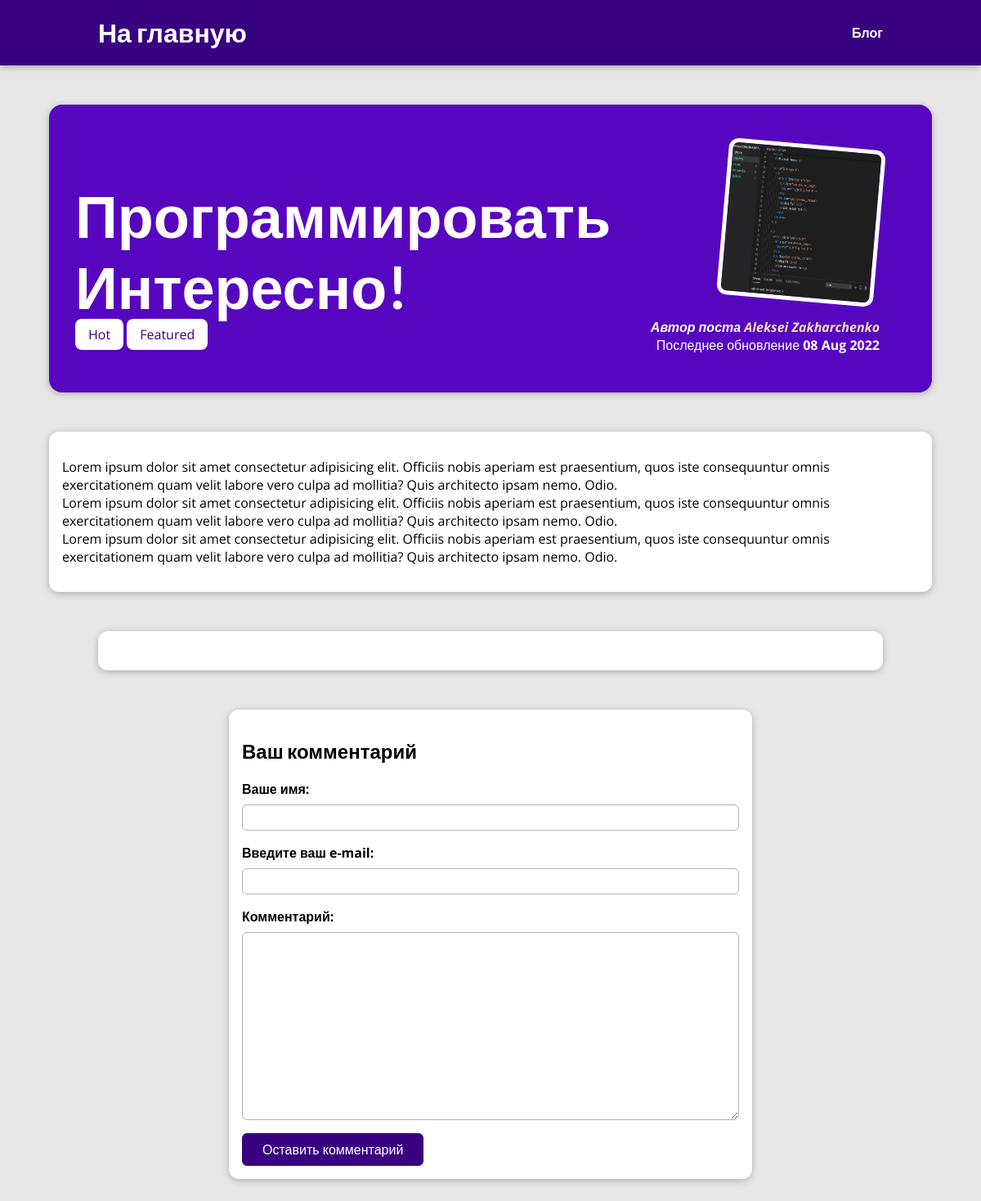
The page /blog/programmirovat-interesno on the database its author committed.
### blog/models.py (models this page shows, shortened)
class Post(models.Model):
    author = models.ForeignKey(Author,null=True, on_delete=models.SET_NULL, related_name="posts")
    tag = models.ManyToManyField(Tag)
    title = models.CharField(max_length=150)
    excerpt = models.CharField(max_length=300)
    image = models.ImageField(upload_to = 'images', null = True)
    date = models.DateField(auto_now=True)
    slug = models.SlugField(unique=True, db_index=True)
    content = models.TextField(validators=[MinLengthValidator(10)])

class Tag(models.Model):
    caption = models.CharField(max_length=20)

class Author(models.Model):
    first_name = models.CharField(max_length=30)
    last_name = models.CharField(max_length=50)
    e_mail = models.EmailField(max_length=50)
    def __str__(self):
        return f'{self.first_name} {self.last_name}'

### blog/views.py (the view, shortened to what this page needs)
# urls.py: path('blog/<slug:slug>', views.article.as_view(), name = "article")
class article(View):
    def get(self, request, slug):
        post = Post.objects.get(slug=slug)
        context = {
            'article' : post,
            'tags' : post.tag.all(),
            'comment' : CommentForm(),
            'comments' : post.comments.all()
        }
        return render(request, "blog/article.html", context )

### blog/forms.py
class CommentForm(forms.ModelForm):
    class Meta:
        model = Comment
        exclude = ['post']
        labels = {
        'name' : 'Ваше имя',
        'e_mail' : "Введите ваш e-mail",
        'comment' : 'Комментарий'
        }

### blog/templates/blog/article.html (shortened to what this page needs)
{% extends "base.html" %}
{% load static %}
{% block css %}
    <link rel="stylesheet" href=" {% static 'blog/post.css' %} ">
{% endblock  %}
{% block body %}
    <section id="summary">
        <h2> {{article.title|title}} </h2>
        {% for tag in tags %}
        <span class='tag'>{{tag.caption}}</span>
        {% endfor%}
        <article>
            <img src="{{ article.image.url }}" alt="{{article.title}}">
            <address>Автор поста <a href="mailto:{{article.author.email}}">{{article.author}}</a>    </address>
            <div>
                Последнее обновление <time>{{article.date|date:"d M Y"}} </time>
            </div>
        </article>
    </section>
    <main>
        <p>
            {{article.content|linebreaks}}
        </p>
    </main>
    <section id='comments'>
    </section>
    <section id = 'comment-form'>
        <h1>Ваш комментарий</h1>
        <form action="{% url "article" article.slug %}" method='POST'>
            {% for field in comment  %}
                <div class="form-control {% if field.errors %}invalid{% endif %}">
                        {{field.label_tag}}
                        {{field}}
                </div>
            {% endfor %}
            <button>Оставить комментарий</button>
           </form>
    </section>
{% endblock %}

### static/base.css (style rules this page uses)
* { box-sizing: border-box; }
html { font-family: 'Open Sans', 'Lato', sans-serif; }
body { margin: 0; }
h1, h2, h3 { font-family: 'Lato', sans-serif; font-weight: bold; }

### blog/static/blog/post.css (style rules this page uses)
body { background-color: #e7e7e7; }
#summary { margin: 8rem auto 3rem auto; padding: 2rem; width: 90%; border-radius: 16px; background-color: #5706c0; position: relative; box-shadow: 0 2px 8px rgba(0, 0, 0, 0.25); height: 22rem; }
#summary h2 { color: white; font-size: 4.5rem; margin-bottom: 0.25rem; }
#summary article { position: absolute; top: 2rem; right: 3rem; padding: 1rem 1rem; border-radius: 12px; text-align: right; color: white; }
#summary article img { width: 12rem; height: 12rem; border-radius: 12px; transform: rotateZ(5deg); border: 5px solid white; margin-bottom: 1rem; }
#summary address { font-weight: bold; }
#summary a { color: wheat; text-decoration: none; }
#summary time { font-weight: bold; }
main { width: 90%; max-width: 90rem; margin: 3rem auto; background-color: white; padding: 1rem; border-radius: 12px; box-shadow: 0 2px 8px rgba(0, 0, 0, 0.25); }
.tag { background-color: white; color: #390281; padding: 0.5rem 1rem; border-radius: 8px; }
#comment-form { margin: 3rem auto; border-radius: 12px; width: 90%; max-width: 40rem; background-color: white; box-shadow: 0 2px 8px rgba(0, 0, 0, 0.25); padding: 1rem; }
#comment-form button { font: inherit; background-color: #390281; color: white; border: 1px solid #390281; padding: 0.5rem 1.5rem; border-radius: 6px; cursor: pointer; }
.form-control { margin: 0 0 1rem 0 }
.form-control label { font-weight: bold; margin-bottom: 0.5rem; display: block; }
.form-control input, .form-control textarea { display: block; width: 100%; font: inherit; padding: 0.25rem; border-radius: 6px; border: 1px solid rgb(180, 177, 177); }
#comments { margin: 3rem auto; border-radius: 12px; width: 90%; max-width: 60rem; background-color: white; box-shadow: 0 2px 8px rgba(0, 0, 0, 0.25); padding: 1rem 2rem; }

### rows shown on the page
Post: title "Программировать Интересно!", image (picture), author "Aleksei Zakharchenko", date "08 Aug 2022", content "Lorem ipsum dolor sit amet consectetur adipisicing elit. Officiis nobis aperiam est praesentium, quos iste consequuntur omnis exercitationem quam velit labore vero culpa ad mollitia? Quis architecto ipsam nemo. Odio. Lorem ipsum dolor sit amet consectetur adipisicing elit. Officiis nobis aperiam est praesentium, quos iste consequuntur omnis exercitationem quam velit labore vero culpa ad mollitia? Quis architecto ipsam nemo. Odio. Lorem ipsum dolor sit amet consectetur adipisicing elit. Officiis nobis aperiam est praesentium, quos iste consequuntur omnis exercitationem quam velit labore vero culpa ad mollitia? Quis architecto ipsam nemo. Odio."
Tag: caption "Hot"
Tag: caption "Featured"

### other values the page prints
{{ field.label_tag }} "Ваше имя:" "Введите ваш e-mail:" "Комментарий:"
